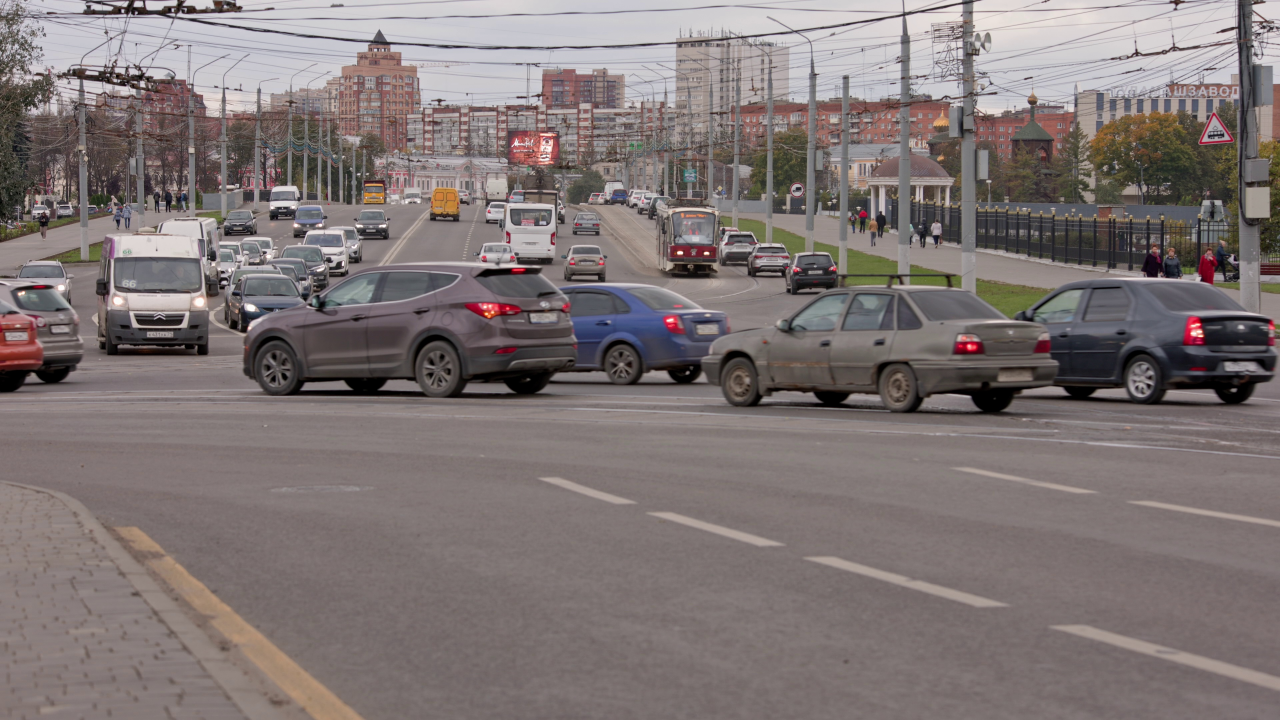
#> input picture Randomized_Images/1016000.jpg, 3840 x 2160 px (shown at 1/3 size); its folder holds 4 pictures in this run
$ python main.py
#> lines starting #> are read from the running program, lines starting #| are printed output that depends on the picture
import os
import cv2
from tqdm import tqdm
from skimage.metrics import structural_similarity as ssim
from collections import defaultdict
import heapq
from concurrent.futures import ThreadPoolExecutor, as_completed

# ===== Configuration =====
folder_name = "Randomized_Images"
output_file = "output1.txt"
imsize = (64, 64)
start_frame = "4096000.jpg"

# ===== SSIM Similarity Function =====
def ssim_score(img1_path, img2_path):
    img1 = cv2.imread(img1_path, cv2.IMREAD_GRAYSCALE)
    img2 = cv2.imread(img2_path, cv2.IMREAD_GRAYSCALE)
    img1 = cv2.resize(img1, imsize)
    img2 = cv2.resize(img2, imsize)
    score, _ = ssim(img1, img2, full=True)
    return score

# ===== Parallel SSIM Matrix Builder =====
def ssim_task(pair):
    f1, f2 = pair
    p1 = os.path.join(folder_name, f1)
    p2 = os.path.join(folder_name, f2)
    return (f1, f2, ssim_score(p1, p2))

def build_ssim_matrix_parallel(filenames):
    matrix = {f: {} for f in filenames}
    pairs = [(filenames[i], filenames[j]) for i in range(len(filenames)) for j in range(i+1, len(filenames))]

    with ThreadPoolExecutor() as executor:
        futures = [executor.submit(ssim_task, pair) for pair in pairs]
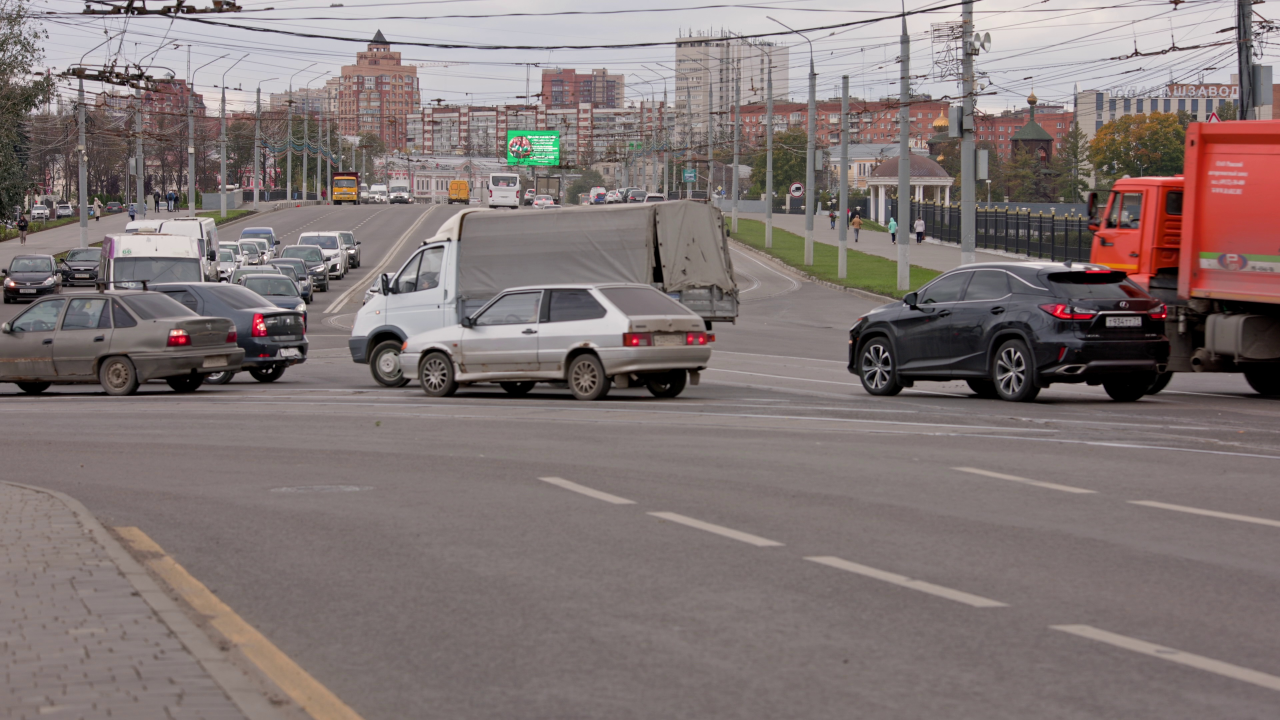
#> input picture Randomized_Images/1049000.jpg, 3840 x 2160 px (shown at 1/3 size)
#> in ssim_score, `img1 = cv2.resize(img1, imsize)`:
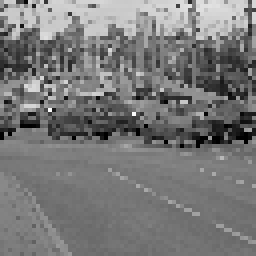
#> img1: shape (64, 64) (shown 4 times larger); min 0, max 252, mean 119.9
#> in ssim_score, `img2 = cv2.resize(img2, imsize)`:
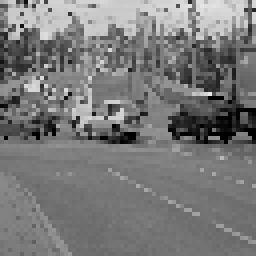
#> img2: shape (64, 64) (shown 4 times larger); min 0, max 230, mean 120.8
#> in ssim_score, `score, _ = ssim(img1, img2, full=True)`: score = 0.679
#> call 2 of ssim_score, with img1_path = 'Randomized_Images/1016000.jpg', img2_path = 'Randomized_Images/1147000.jpg'
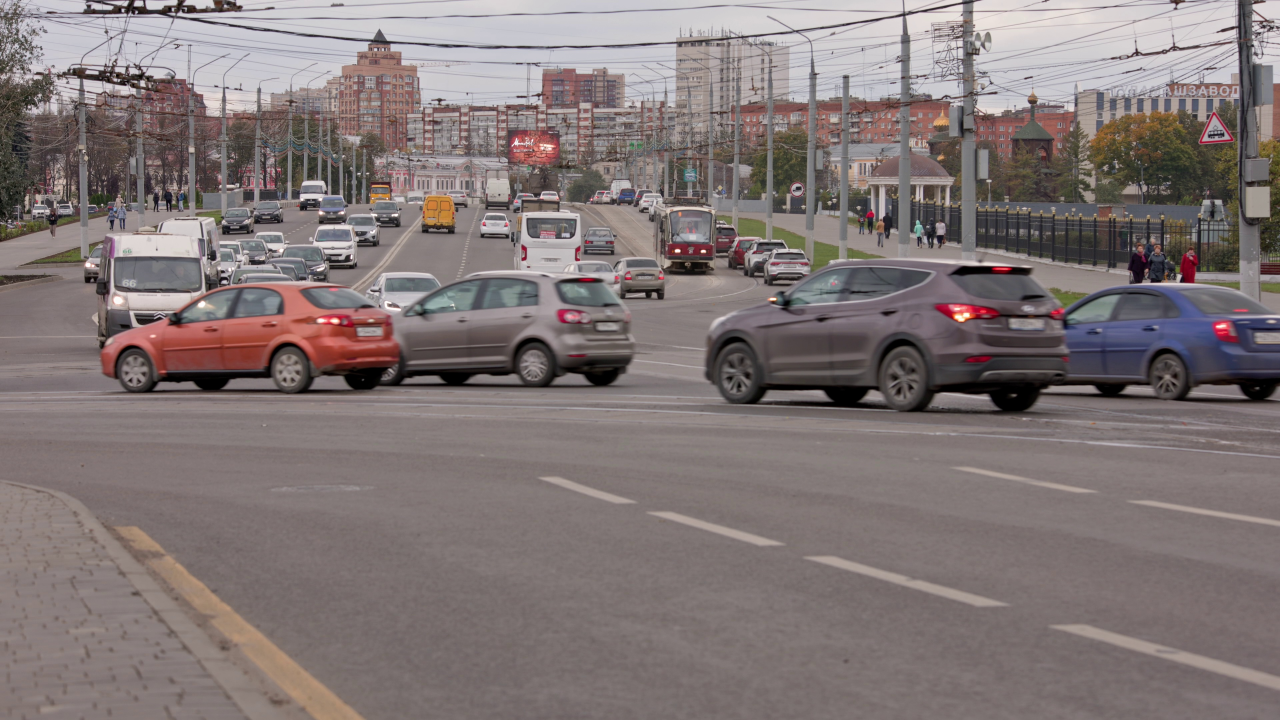
#> input picture Randomized_Images/1147000.jpg, 3840 x 2160 px (shown at 1/3 size)
#> in ssim_score (call 2), `img2 = cv2.resize(img2, imsize)`:
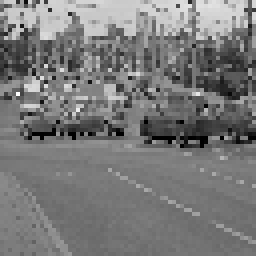
#> img2: shape (64, 64) (shown 4 times larger); min 0, max 253, mean 120.9
#> in ssim_score (call 2), `score, _ = ssim(img1, img2, full=True)`: score = 0.743
#> call 3 of ssim_score, with img1_path = 'Randomized_Images/1016000.jpg', img2_path = 'Randomized_Images/1180000.jpg'
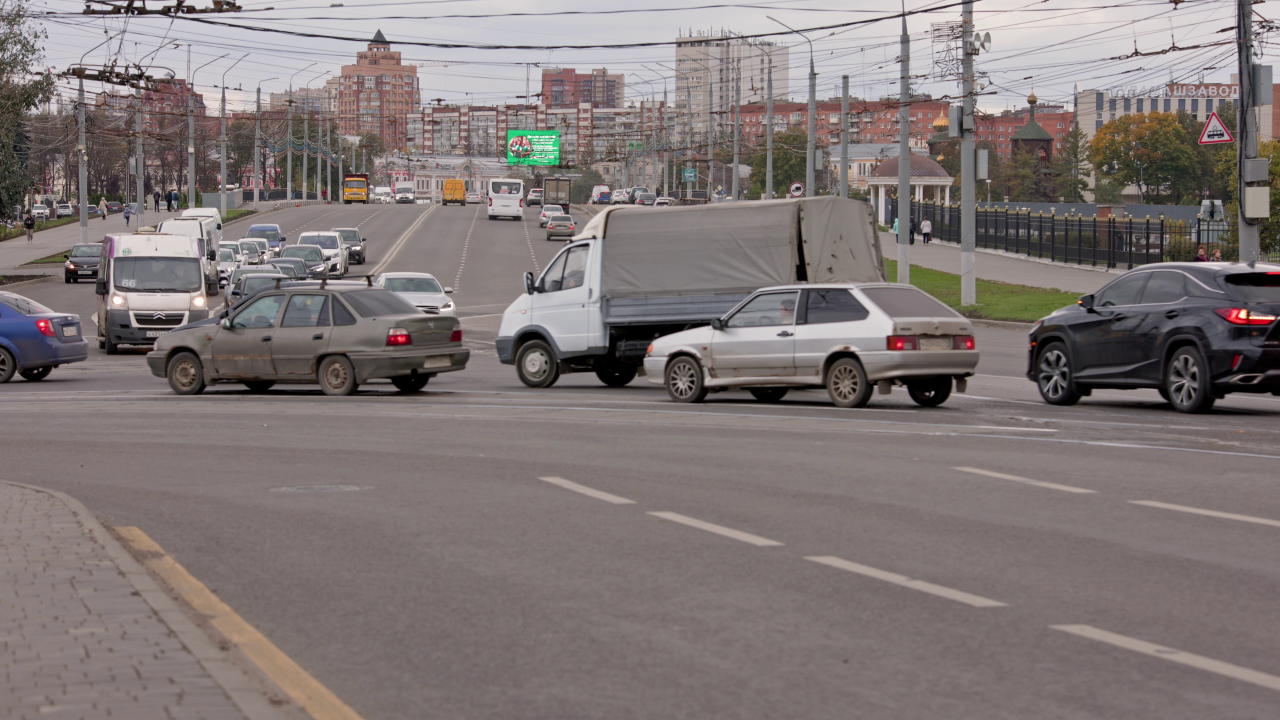
#> input picture Randomized_Images/1180000.jpg, 3840 x 2160 px (shown at 1/3 size)
#> in ssim_score (call 3), `img2 = cv2.resize(img2, imsize)`:
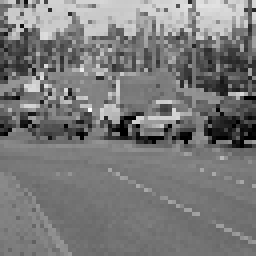
#> img2: shape (64, 64) (shown 4 times larger); min 0, max 253, mean 121.5
#> in ssim_score (call 3), `score, _ = ssim(img1, img2, full=True)`: score = 0.721
#> futures = 6 items
        for future in tqdm(as_completed(futures), total=len(pairs), desc="⚡ Building SSIM Matrix", dynamic_ncols=True, leave=True):
            f1, f2, score = future.result()
            matrix[f1][f2] = score
            matrix[f2][f1] = score
#> this loop made 6 passes
#> (f1, f2, score) on passes 1 to 6: ('1016000.jpg', '1180000.jpg', 0.721), ('1147000.jpg', '1180000.jpg', 0.72), ('1049000.jpg', '1180000.jpg', 0.706), ('1016000.jpg', '1147000.jpg', 0.743), ('1016000.jpg', '1049000.jpg', 0.679), ('1049000.jpg', '1147000.jpg', 0.669)
#> after the loop, matrix = 4 items
    return matrix

# ===== Build Maximum Spanning Tree (Kruskal's Algorithm) =====
def build_mst(filenames, matrix):
    parent = {f: f for f in filenames}

    def find(u):
        while parent[u] != u:
            parent[u] = parent[parent[u]]
            u = parent[u]
        return u

    def union(u, v):
        u_root, v_root = find(u), find(v)
        if u_root != v_root:
            parent[u_root] = v_root
            return True
        return False

    edges = []
    for i in range(len(filenames)):
        for j in range(i + 1, len(filenames)):
            u, v = filenames[i], filenames[j]
            score = matrix[u][v]
            heapq.heappush(edges, (-score, u, v))  # Max heap

    mst = defaultdict(list)
    with tqdm(total=len(edges), desc="🌳 Building MST", dynamic_ncols=True, leave=True) as pbar:
        while edges:
            neg_score, u, v = heapq.heappop(edges)
            if union(u, v):
                mst[u].append(v)
                mst[v].append(u)
            pbar.update(1)
    return mst

# ===== DFS Traversal to Order Frames =====
def dfs_traversal(graph, start):
    visited = set()
    result = []

    def dfs(node):
        visited.add(node)
        result.append(node)
        for neighbor in sorted(graph[node], key=lambda x: -len(graph[x])):
            if neighbor not in visited:
                dfs(neighbor)

    dfs(start)
    return result

# ===== Save Ordered Filenames to File =====
def save_output(filenames, output_path):
    with open(output_path, "w") as f:
        for name in filenames:
            f.write(name + "\n")
    print(f"\n✅ Saved ordered list to '{output_path}'")

# ===== Main Driver =====
if __name__ == "__main__":
    filenames = [f for f in os.listdir(folder_name) if f.lower().endswith(".jpg")]

    print("📊 Precomputing SSIM similarity matrix (Parallel)...")
    ssim_matrix = build_ssim_matrix_parallel(filenames)
#> ssim_matrix = 4 items

    print("🌳 Constructing Maximum Spanning Tree...")
    mst = build_mst(filenames, ssim_matrix)
#> in build_mst, `parent = {f: f for f in filenames}`: parent = {'1016000.jpg': '1016000.jpg', '1049000.jpg': '1049000.jpg', '1147000.jpg': '1147000.jpg', '1180000.jpg': '1180000.jpg'}
#> the loop in build_mst, `for i in range(len(filenames)):` made 4 passes
#> the loop in build_mst, `while edges:` made 6 passes
#> (neg_score, u, v, u_root in union, v_root in union) on passes 1 to 6: (-0.743, '1016000.jpg', '1147000.jpg', '1016000.jpg', '1147000.jpg'), (-0.721, '1016000.jpg', '1180000.jpg', '1147000.jpg', '1180000.jpg'), (-0.72, '1147000.jpg', '1180000.jpg', '1180000.jpg', '1180000.jpg'), (-0.706, '1049000.jpg', '1180000.jpg', '1049000.jpg', '1180000.jpg'), (-0.679, '1016000.jpg', '1049000.jpg', '1180000.jpg', '1180000.jpg'), (-0.669, '1049000.jpg', '1147000.jpg', '1180000.jpg', '1180000.jpg')
#> mst = {'1016000.jpg': ['1147000.jpg', '1180000.jpg'], '1147000.jpg': ['1016000.jpg'], '1180000.jpg': ['1016000.jpg', '1049000.jpg'], '1049000.jpg': ['1180000.jpg']}

    print("🧭 Traversing MST with DFS to determine order...")
    ordered_filenames = dfs_traversal(mst, start_frame)
#> ordered_filenames = ['4096000.jpg']

    save_output(ordered_filenames, output_file)
#> the loop in save_output, `for name in filenames:` made 1 pass
